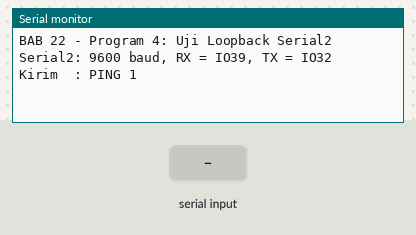
The sketch below on a simulated ESP32. On the bench: the last lines printed to the serial monitor. The inputs (shaded band) are chosen by the test bench.

Above: at 1.2 s.
1.3 s: "1\n" received over the second serial link
At 1.9 s:
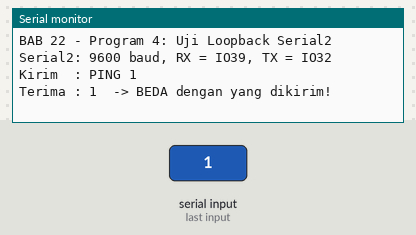
3.5 s: "0\n" received over the second serial link
At 3.81 s:
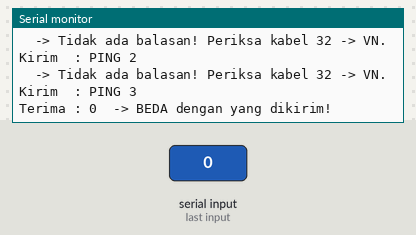
5.0 s: "2\n" received over the second serial link
At 5.8 s:
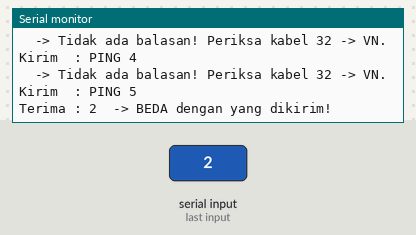
Timing chart, 0 to 8.0 s (numbered marks = the images above; inputs shaded):
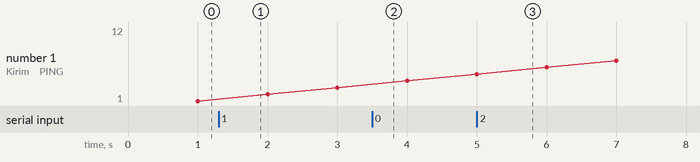

The sketch:

p4_uji_loopback.ino
```cpp
/*
 * BAB 22 - Program 4: Uji Loopback Serial2
 * Setiap 1 detik ESP32 mengirim "PING <nomor>" lewat TX Serial2 (IO32).
 * Satu kabel jumper membawa sinyal itu kembali ke RX Serial2 (IO39/VN),
 * lalu program membandingkan teks yang diterima dengan yang dikirim.
 *
 * Rangkaian: 1 kabel jumper dari label 32 ke label VN (deretan atas).
 *            Cabut dulu kabel SRV → 32 kalau ada.
 * Alat uji : Serial Monitor, baud 115200
 */

#define RX2_PIN 39       // RX Serial2 → IO39 (label VN), pin input saja
#define TX2_PIN 32       // TX Serial2 → IO32 (label 32)
#define BAUD2   9600     // baud rate Serial2 (boleh berbeda dari Serial)

const unsigned long INTERVAL_KIRIM = 1000;   // ms

unsigned long waktuKirimLalu = 0;
unsigned long nomorPesan = 0;
bool menungguBalasan = false;   // sudah mengirim, tetapi balasannya belum datang

char pesanTerakhir[16];         // pesan terakhir yang dikirim, untuk dibandingkan
char balasan[32];               // tempat mengumpulkan baris yang diterima
int panjangBalasan = 0;

void setup() {
  Serial.begin(115200);
  Serial2.begin(BAUD2, SERIAL_8N1, RX2_PIN, TX2_PIN);   // urutan: baud, format, RX, TX

  Serial.println("BAB 22 - Program 4: Uji Loopback Serial2");
  Serial.printf("Serial2: %d baud, RX = IO%d, TX = IO%d\n", BAUD2, RX2_PIN, TX2_PIN);
}

void loop() {
  unsigned long sekarang = millis();

  // Tugas 1: setiap 1 detik, kirim satu pesan lewat Serial2
  if (sekarang - waktuKirimLalu >= INTERVAL_KIRIM) {
    waktuKirimLalu = sekarang;
    if (menungguBalasan) {
      Serial.println("  -> Tidak ada balasan! Periksa kabel 32 -> VN.");
    }
    nomorPesan++;
    snprintf(pesanTerakhir, sizeof(pesanTerakhir), "PING %lu", nomorPesan);
    Serial2.println(pesanTerakhir);           // terkirim: teks + \r\n
    Serial.printf("Kirim  : %s\n", pesanTerakhir);
    menungguBalasan = true;
  }

  // Tugas 2: kumpulkan byte yang tiba di RX Serial2, baris demi baris
  while (Serial2.available() > 0) {
    char c = Serial2.read();
    if (c == '\r') continue;                  // abaikan CR dari println()
    if (c == '\n') {                          // satu baris lengkap
      balasan[panjangBalasan] = '\0';
      panjangBalasan = 0;
      if (strcmp(balasan, pesanTerakhir) == 0) {
        Serial.printf("Terima : %s  -> OK, sama persis\n", balasan);
        menungguBalasan = false;
      } else {
        Serial.printf("Terima : %s  -> BEDA dengan yang dikirim!\n", balasan);
      }
    } else if (panjangBalasan < (int)sizeof(balasan) - 1) {
      balasan[panjangBalasan] = c;
      panjangBalasan++;
    }
  }
}
```

Measured:
- after the input at 1.3 s, the serial monitor: prints a new line at once (image 1)
- after the input at 3.5 s, the serial monitor: prints a new line at once (image 2)
- after the input at 5.0 s, the serial monitor: prints a new line at once (image 3)
